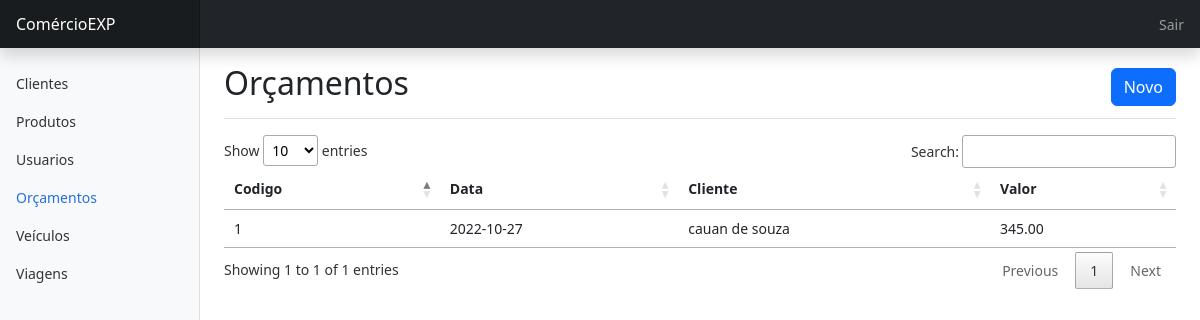
Screenshot of /menu.php?modulo=listagem_orcamento with the database file from the repository.
### tables this page shows
CREATE TABLE IF NOT EXISTS `orcamentos` (
  `cd_orcamento` int(11) NOT NULL AUTO_INCREMENT,
  `dt_orcamento` date NOT NULL,
  `cd_cliente_orcamento` int(6) NOT NULL DEFAULT 0,
  `cd_usuario_orcamento` int(6) NOT NULL DEFAULT 0,
  `vl_valor` float(8,2) NOT NULL DEFAULT 0.00,
  `ds_obs` varchar(200) NOT NULL DEFAULT '',
  PRIMARY KEY (`cd_orcamento`)
);

CREATE TABLE IF NOT EXISTS `clientes` (
  `cd_cliente` int(11) NOT NULL AUTO_INCREMENT,
  `ds_cliente` varchar(100) DEFAULT NULL,
  `ds_email` varchar(100) DEFAULT NULL,
  `ds_celular` varchar(100) DEFAULT NULL,
  `ds_cidade_cliente` varchar(100) DEFAULT NULL,
  `ds_uf_cliente` varchar(3) DEFAULT NULL,
  `ds_endereco` varchar(50) DEFAULT NULL,
  `ds_bairro` varchar(50) DEFAULT NULL,
  `ds_cep` varchar(50) DEFAULT NULL,
  `ds_sexo` varchar(50) DEFAULT NULL,
  `dt_nascimento` date DEFAULT NULL,
  `ds_cpf` varchar(50) DEFAULT NULL,
  PRIMARY KEY (`cd_cliente`)
);

### listagem_orcamento.php (the view, shortened to what this page needs)
<main class="col-md-9 ms-sm-auto col-lg-10 px-md-4">
      <div class="d-flex justify-content-between flex-wrap flex-md-nowrap align-items-center pt-3 pb-2 mb-3 border-bottom">
        <h1 class="h2">Orçamentos</h1>
        <div class="btn-toolbar mb-0 mb-md-0">
            <button type="button" class="w-100 btn btn-primary" onclick='window.open("menu.php?modulo=cadastro_orcamento&cd_orcamento=0","_self");'>Novo</button>
        </div>
      </div>
    <table id="example"  style="width:100%">
        <thead>
            <tr>
                <th>Codigo</th>
                <th>Data</th>
                <th>Cliente</th>
                <th>Valor</th>
            </tr>
        </thead>
        <tbody>
        <?php
          include "conecta.php";
          $SQL = "select * from orcamentos order by cd_orcamento";
          $RSS = mysqli_query($conexao,$SQL)or print(mysqli_error());
          while($RS = mysqli_fetch_array($RSS))
          {
            echo "<tr onClick='Clica(".$RS["cd_orcamento"].")' >";
            echo "<td>".$RS["cd_orcamento"]."</td>";
            echo "<td>".$RS["dt_orcamento"]."</td>";
            $RRR = mysqli_query($conexao,"Select ds_cliente from clientes where cd_cliente = ".$RS["cd_cliente_orcamento"]);
            $RR = mysqli_fetch_assoc($RRR);
            echo "<td>".$RR["ds_cliente"]."</td>";
            echo "<td>".$RS["vl_valor"]."</td>";
            echo "</tr>";
          }
        ?>
        </tbody>
    </table>
  </main>

### dashboard.css (style rules this page uses)
body { font-size: .875rem; }

### rows the page displays
orcamentos: cd_orcamento "1", dt_orcamento "2022-10-27", clientes.ds_cliente "cauan de souza", vl_valor "345.00"
